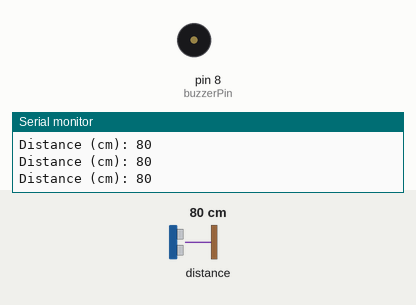
Recording of a sketch running on a simulated Arduino Mega 2560, built with avr-gcc and run on an emulated ATmega2560. Parts: buzzer (waves = sounding, pin HIGH), the last lines printed to the serial monitor. Inputs (shaded band) come from the test bench; at power-on: distance to the obstacle 80 cm.

Above: at 1.2 s.
1.3 s: distance to the obstacle set to 22 cm
2.8 s: distance to the obstacle set to 17 cm
At 3.3 s:
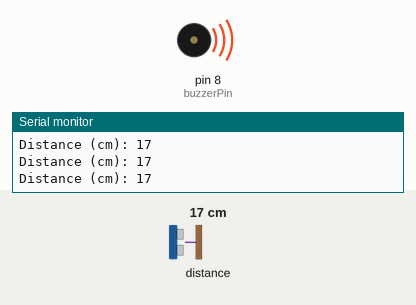
4.3 s: distance to the obstacle set to 35 cm
At 5.5 s:
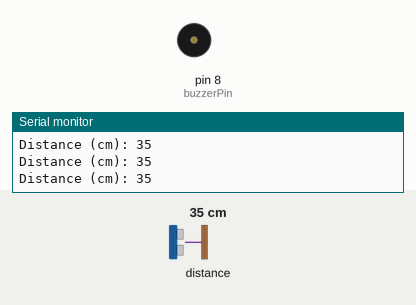
5.8 s: distance to the obstacle set to 2 cm
At 6.9 s:
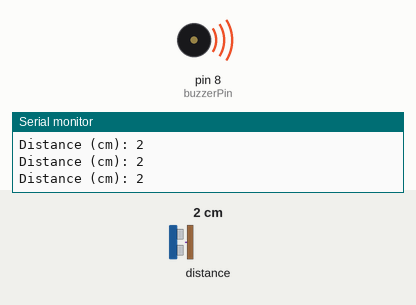
Timing chart, 0 to 8.4 s (numbered marks = the images above; inputs shaded):
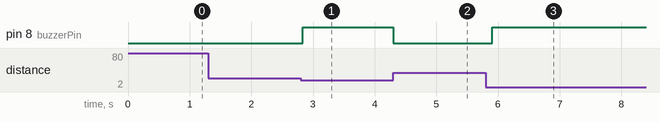

Measured:
- the behaviour switches between 20 and 19 cm on distance to the obstacle (found by bisection; images 0 and 1)
- after the input at 2.8 s, pin 8 (buzzerPin): LOW → HIGH at once
- after the input at 4.3 s, pin 8 (buzzerPin): HIGH → LOW at once
- after the input at 5.8 s, pin 8 (buzzerPin): LOW → HIGH after 0.10 s

The sketch:

sketch_dec3b.ino
```cpp
#include <Wire.h>
#include <Adafruit_VL53L0X.h>

Adafruit_VL53L0X lox = Adafruit_VL53L0X();

const int buzzerPin = 8;     // Buzzer pin
const int threshold_cm = 20; // Distance threshold in cm

void setup() {
  Serial.begin(9600);
  pinMode(buzzerPin, OUTPUT);

  Serial.println("Starting VL53L0X...");
  if (!lox.begin()) {
    Serial.println("Failed to boot VL53L0X");
    while (1);
  }
}

void loop() {
  VL53L0X_RangingMeasurementData_t measure;

  lox.rangingTest(&measure, false); // Pass in 'true' to get debug data

  if (measure.RangeStatus == 4) {
    // Sensor out of range
    Serial.println("Out of range");
    digitalWrite(buzzerPin, LOW);
  } else {
    int distance = measure.RangeMilliMeter / 10; // convert mm → cm
    Serial.print("Distance (cm): ");
    Serial.println(distance);

    if (distance < threshold_cm) {
      digitalWrite(buzzerPin, HIGH); // Trigger buzzer
    } else {
      digitalWrite(buzzerPin, LOW);  // Turn buzzer off
    }
  }

  delay(100);
}
```
